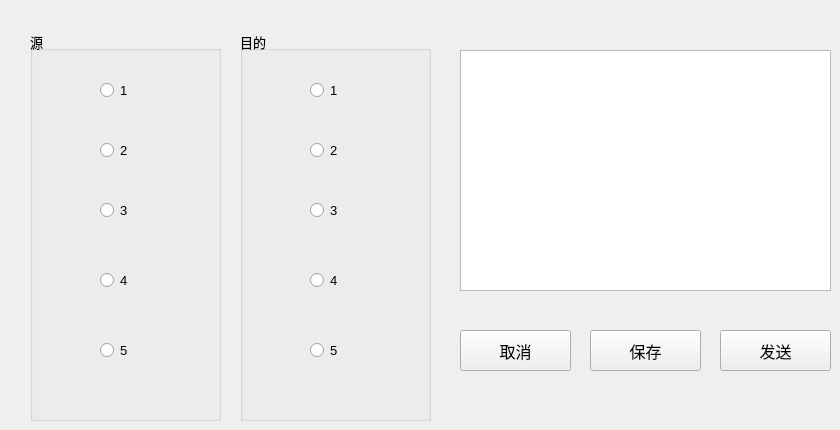
     <widget class="QWidget" name="page_3">
      <widget class="QPushButton" name="pbn_Send">
       <property name="geometry">
        <rect>
         <x>720</x>
         <y>330</y>
         <width>111</width>
         <height>41</height>
        </rect>
       </property>
       <property name="font">
        <font>
         <family>Consolas</family>
         <pointsize>12</pointsize>
        </font>
       </property>
       <property name="cursor">
        <cursorShape>PointingHandCursor</cursorShape>
       </property>
       <property name="text">
        <string>发送</string>
       </property>
      </widget>
      <widget class="QPushButton" name="pbn_Save">
       <property name="geometry">
        <rect>
         <x>590</x>
         <y>330</y>
         <width>111</width>
         <height>41</height>
        </rect>
       </property>
       <property name="font">
        <font>
         <family>Consolas</family>
         <pointsize>12</pointsize>
        </font>
       </property>
       <property name="cursor">
        <cursorShape>PointingHandCursor</cursorShape>
       </property>
       <property name="text">
        <string>保存</string>
       </property>
      </widget>
      <widget class="QGroupBox" name="groupBox_4">
       <property name="geometry">
        <rect>
         <x>240</x>
         <y>30</y>
         <width>191</width>
         <height>391</height>
        </rect>
       </property>
       <property name="font">
        <font>
         <pointsize>10</pointsize>
        </font>
       </property>
       <property name="title">
        <string>目的</string>
       </property>
       <property name="alignment">
        <set>Qt::AlignLeading|Qt::AlignLeft|Qt::AlignVCenter</set>
       </property>
       <property name="flat">
        <bool>false</bool>
       </property>
       <property name="checkable">
        <bool>false</bool>
       </property>
       <property name="checked">
        <bool>false</bool>
       </property>
       <widget class="QWidget" name="widget_5" native="true">
        <property name="geometry">
         <rect>
          <x>20</x>
          <y>30</y>
          <width>151</width>
          <height>341</height>
         </rect>
        </property>
        <widget class="QRadioButton" name="radioButton_13">
         <property name="geometry">
          <rect>
           <x>50</x>
           <y>10</y>
           <width>51</width>
           <height>41</height>
          </rect>
         </property>
         <property name="text">
          <string>1</string>
         </property>
        </widget>
        <widget class="QRadioButton" name="radioButton_14">
         <property name="geometry">
          <rect>
           <x>50</x>
           <y>70</y>
           <width>51</width>
           <height>41</height>
          </rect>
         </property>
         <property name="text">
          <string>2</string>
         </property>
        </widget>
        <widget class="QRadioButton" name="radioButton_15">
         <property name="geometry">
          <rect>
           <x>50</x>
           <y>130</y>
           <width>51</width>
           <height>41</height>
          </rect>
         </property>
         <property name="text">
          <string>3</string>
         </property>
        </widget>
        <widget class="QRadioButton" name="radioButton_16">
         <property name="geometry">
          <rect>
           <x>50</x>
           <y>200</y>
           <width>51</width>
           <height>41</height>
          </rect>
         </property>
         <property name="text">
          <string>4</string>
         </property>
        </widget>
        <widget class="QRadioButton" name="radioButton_17">
         <property name="geometry">
          <rect>
           <x>50</x>
           <y>270</y>
           <width>51</width>
           <height>41</height>
          </rect>
         </property>
         <property name="text">
          <string>5</string>
         </property>
        </widget>
       </widget>
      </widget>
      <widget class="QPushButton" name="pbn_no">
       <property name="geometry">
        <rect>
         <x>460</x>
         <y>330</y>
         <width>111</width>
         <height>41</height>
        </rect>
       </property>
       <property name="font">
        <font>
         <family>Consolas</family>
         <pointsize>12</pointsize>
        </font>
       </property>
       <property name="cursor">
        <cursorShape>PointingHandCursor</cursorShape>
       </property>
       <property name="text">
        <string>取消</string>
       </property>
      </widget>
      <widget class="QGroupBox" name="groupBox_3">
       <property name="geometry">
        <rect>
         <x>30</x>
         <y>30</y>
         <width>191</width>
         <height>391</height>
        </rect>
       </property>
       <property name="font">
        <font>
         <pointsize>10</pointsize>
        </font>
       </property>
       <property name="title">
        <string>源</string>
       </property>
       <property name="alignment">
        <set>Qt::AlignLeading|Qt::AlignLeft|Qt::AlignVCenter</set>
       </property>
       <property name="flat">
        <bool>false</bool>
       </property>
       <property name="checkable">
        <bool>false</bool>
       </property>
       <property name="checked">
        <bool>false</bool>
       </property>
       <widget class="QWidget" name="widget" native="true">
        <property name="geometry">
         <rect>
          <x>20</x>
          <y>30</y>
          <width>161</width>
          <height>351</height>
         </rect>
        </property>
        <widget class="QRadioButton" name="radioButton">
         <property name="geometry">
          <rect>
           <x>50</x>
           <y>10</y>
           <width>51</width>
           <height>41</height>
          </rect>
         </property>
         <property name="text">
          <string>1</string>
         </property>
        </widget>
        <widget class="QRadioButton" name="radioButton_2">
         <property name="geometry">
          <rect>
           <x>50</x>
           <y>70</y>
           <width>51</width>
           <height>41</height>
          </rect>
         </property>
         <property name="text">
          <string>2</string>
         </property>
        </widget>
        <widget class="QRadioButton" name="radioButton_5">
         <property name="geometry">
          <rect>
           <x>50</x>
           <y>130</y>
           <width>51</width>
           <height>41</height>
          </rect>
         </property>
         <property name="text">
          <string>3</string>
         </property>
        </widget>
        <widget class="QRadioButton" name="radioButton_6">
         <property name="geometry">
          <rect>
           <x>50</x>
           <y>200</y>
           <width>51</width>
           <height>41</height>
          </rect>
         </property>
         <property name="text">
          <string>4</string>
         </property>
        </widget>
        <widget class="QRadioButton" name="radioButton_7">
         <property name="geometry">
          <rect>
           <x>50</x>
           <y>270</y>
           <width>51</width>
           <height>41</height>
          </rect>
         </property>
         <property name="text">
          <string>5</string>
         </property>
        </widget>
       </widget>
      </widget>
      <widget class="QTextEdit" name="textEdit_3">
       <property name="geometry">
        <rect>
         <x>460</x>
         <y>50</y>
         <width>371</width>
         <height>241</height>
        </rect>
       </property>
       <property name="font">
        <font>
         <pointsize>10</pointsize>
        </font>
       </property>
       <property name="readOnly">
        <bool>true</bool>
       </property>
      </widget>
     </widget>
